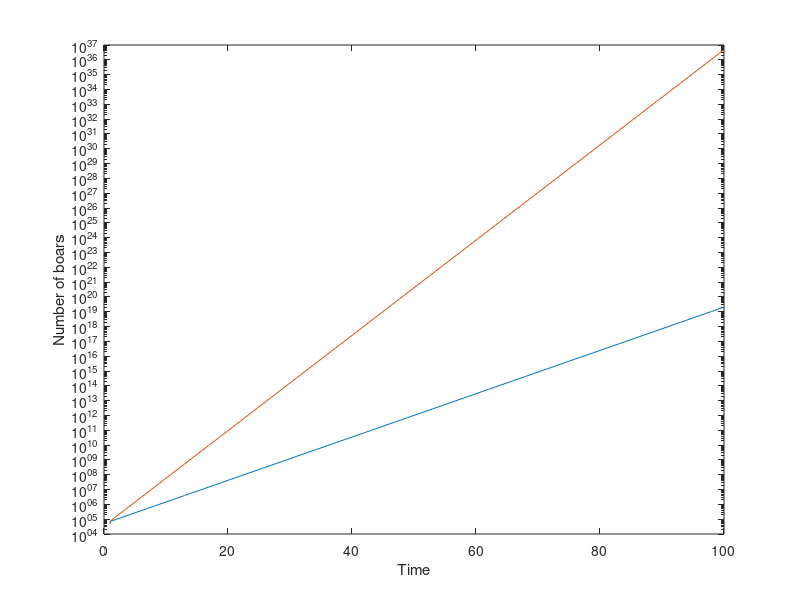

MATLAB code to generate this figure:
Nb=50000;
Nhum=11000000;
r=0.4;
i=1;
T=[1];

Dt=0.1

for i=1:100 %numerisch
    N=Nb(i)*(1+r); 
    T=[T,i];
    i=i+1;
    Nb=[Nb, N];
end

%analytisch
An=linspace(1,i-1,i);
Nan=Nb.*exp(r.*An)


plot(T,Nb)
semilogy(T,Nb)
ylabel('Number of boars')
xlabel('Time')
hold on
plot(An,Nan)
